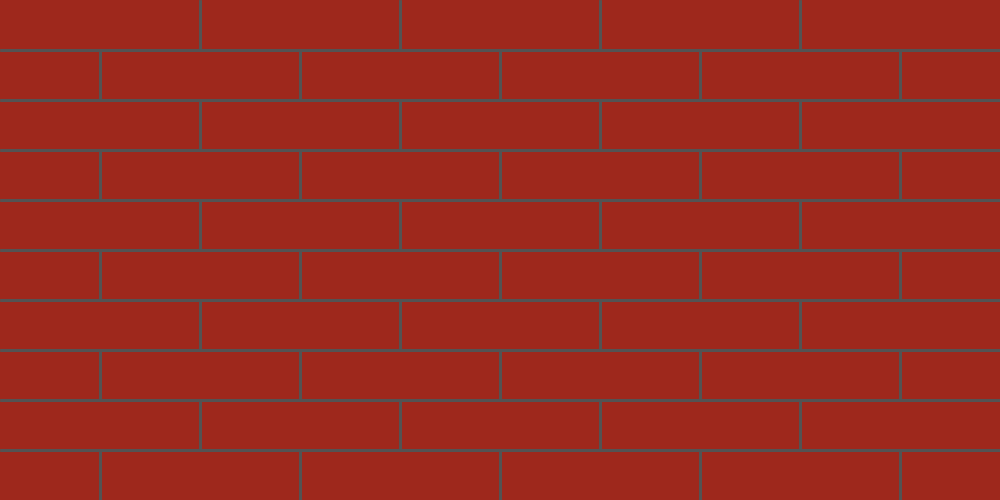
Frame 1 (no input)
Frame 60 (the mouse pressed at the canvas centre just before this capture): identical to frame 1, image omitted
Frame 120 (the mouse held since frame 60 and released just before this capture): identical to frame 1, image omitted

The Processing sketch that drew this single still picture (run headless with seeded random() and noise(); from frame 60 on, the mouse is pressed at the canvas centre):

// Processing sketch: processing_119861
// ── processing_119861.pde

int CambioColor;
void setup(){
size(1000,500);
background(158,40,28);
stroke(83,83,83);
frameRate(600);
//lineas horizontales
line(0,50,1000,50);line(0,49,1000,49);line(0,51,1000,51);
line(0,99,1000,99);line(0,100,1000,100);line(0,101,1000,101);
line(0,149,1000,149);line(0,150,1000,150);line(0,151,1000,151);
line(0,199,1000,199);line(0,200,1000,200);line(0,201,1000,201);
line(0,249,1000,249);line(0,250,1000,250);line(0,251,1000,251);
line(0,299,1000,299);line(0,300,1000,300);line(0,301,1000,301);
line(0,349,1000,349);line(0,350,1000,350);line(0,351,1000,351);
line(0,399,1000,399);line(0,400,1000,400);line(0,401,1000,401);
line(0,449,1000,449);line(0,450,1000,450);line(0,451,1000,451);
//lineas verticales 1,3,5,7,9
line(199,0,199,50);line(200,0,200,50);line(201,0,201,50);
line(399,0,399,50);line(400,0,400,50);line(401,0,401,50);
line(599,0,599,50);line(600,0,600,50);line(601,0,601,50);
line(799,0,799,50);line(800,0,800,50);line(801,0,801,50);//
line(199,100,199,150);line(200,100,200,150);line(201,100,201,150);
line(399,100,399,150);line(400,100,400,150);line(401,100,401,150);
line(599,100,599,150);line(600,100,600,150);line(601,100,601,150);
line(799,100,799,150);line(800,100,800,150);line(801,100,801,150);//
line(199,200,199,250);line(200,200,200,250);line(201,200,201,250);
line(399,200,399,250);line(400,200,400,250);line(401,200,401,250);
line(599,200,599,250);line(600,200,600,250);line(601,200,601,250);
line(799,200,799,250);line(800,200,800,250);line(801,200,801,250);//
line(199,300,199,350);line(200,300,200,350);line(201,300,201,350);
line(399,300,399,350);line(400,300,400,350);line(401,300,401,350);
line(599,300,599,350);line(600,300,600,350);line(601,300,601,350);
line(799,300,799,350);line(800,300,800,350);line(801,300,801,350);//
line(199,400,199,450);line(200,400,200,450);line(201,400,201,450);
line(399,400,399,450);line(400,400,400,450);line(401,400,401,450);
line(599,400,599,450);line(600,400,600,450);line(601,400,601,450);
line(799,400,799,450);line(800,400,800,450);line(801,400,801,450);//
//lineas verticales 2.4.6.8.10
line(99,50,99,100);line(100,50,100,100);line(101,50,101,100);
line(299,50,299,100);line(300,50,300,100);line(301,50,301,100);
line(499,50,499,100);line(500,50,500,100);line(501,50,501,100);
line(699,50,699,100);line(700,50,700,100);line(701,50,701,100);
line(899,50,899,100);line(900,50,900,100);line(901,50,901,100);//
line(99,150,99,200);line(100,150,100,200);line(101,150,101,200);
line(299,150,299,200);line(300,150,300,200);line(301,150,301,200);
line(499,150,499,200);line(500,150,500,200);line(501,150,501,200);
line(699,150,699,200);line(700,150,700,200);line(701,150,701,200);
line(899,150,899,200);line(900,150,900,200);line(901,150,901,200);//
line(99,250,99,300);line(100,250,100,300);line(101,250,101,300);
line(299,250,299,300);line(300,250,300,300);line(301,250,301,300);
line(499,250,499,300);line(500,250,500,300);line(501,250,501,300);
line(699,250,699,300);line(700,250,700,300);line(701,250,701,300);
line(899,250,899,300);line(900,250,900,300);line(901,250,901,300);//
line(99,350,99,400);line(100,350,100,400);line(101,350,101,400);
line(299,350,299,400);line(300,350,300,400);line(301,350,301,400);
line(499,350,499,400);line(500,350,500,400);line(501,350,501,400);
line(699,350,699,400);line(700,350,700,400);line(701,350,701,400);
line(899,350,899,400);line(900,350,900,400);line(901,350,901,400);//
line(99,450,99,500);line(100,450,100,500);line(101,450,101,500);
line(299,450,299,500);line(300,450,300,500);line(301,450,301,500);
line(499,450,499,500);line(500,450,500,500);line(501,450,501,500);
line(699,450,699,500);line(700,450,700,500);line(701,450,701,500);
line(899,450,899,500);line(900,450,900,500);line(901,450,901,500);//




}

void draw(){
  if (mousePressed && (mouseButton ==RIGHT)){
    noStroke();
    fill (random(0,255),random(0,255),random(0,255));
  }
  if (mousePressed && (mouseButton == LEFT)){
  ellipse(random(mouseX-10, mouseX+10), random(mouseY-10,mouseY+10),3,3);
}
  if (keyPressed == true){
    background(158,40,28);
    stroke(83,83,83);
//lineas horizontales
line(0,50,1000,50);line(0,49,1000,49);line(0,51,1000,51);
line(0,99,1000,99);line(0,100,1000,100);line(0,101,1000,101);
line(0,149,1000,149);line(0,150,1000,150);line(0,151,1000,151);
line(0,199,1000,199);line(0,200,1000,200);line(0,201,1000,201);
line(0,249,1000,249);line(0,250,1000,250);line(0,251,1000,251);
line(0,299,1000,299);line(0,300,1000,300);line(0,301,1000,301);
line(0,349,1000,349);line(0,350,1000,350);line(0,351,1000,351);
line(0,399,1000,399);line(0,400,1000,400);line(0,401,1000,401);
line(0,449,1000,449);line(0,450,1000,450);line(0,451,1000,451);
//lineas verticales 1,3,5,7,9
line(199,0,199,50);line(200,0,200,50);line(201,0,201,50);
line(399,0,399,50);line(400,0,400,50);line(401,0,401,50);
line(599,0,599,50);line(600,0,600,50);line(601,0,601,50);
line(799,0,799,50);line(800,0,800,50);line(801,0,801,50);//
line(199,100,199,150);line(200,100,200,150);line(201,100,201,150);
line(399,100,399,150);line(400,100,400,150);line(401,100,401,150);
line(599,100,599,150);line(600,100,600,150);line(601,100,601,150);
line(799,100,799,150);line(800,100,800,150);line(801,100,801,150);//
line(199,200,199,250);line(200,200,200,250);line(201,200,201,250);
line(399,200,399,250);line(400,200,400,250);line(401,200,401,250);
line(599,200,599,250);line(600,200,600,250);line(601,200,601,250);
line(799,200,799,250);line(800,200,800,250);line(801,200,801,250);//
line(199,300,199,350);line(200,300,200,350);line(201,300,201,350);
line(399,300,399,350);line(400,300,400,350);line(401,300,401,350);
line(599,300,599,350);line(600,300,600,350);line(601,300,601,350);
line(799,300,799,350);line(800,300,800,350);line(801,300,801,350);//
line(199,400,199,450);line(200,400,200,450);line(201,400,201,450);
line(399,400,399,450);line(400,400,400,450);line(401,400,401,450);
line(599,400,599,450);line(600,400,600,450);line(601,400,601,450);
line(799,400,799,450);line(800,400,800,450);line(801,400,801,450);//
//lineas verticales 2.4.6.8.10
line(99,50,99,100);line(100,50,100,100);line(101,50,101,100);
line(299,50,299,100);line(300,50,300,100);line(301,50,301,100);
line(499,50,499,100);line(500,50,500,100);line(501,50,501,100);
line(699,50,699,100);line(700,50,700,100);line(701,50,701,100);
line(899,50,899,100);line(900,50,900,100);line(901,50,901,100);//
line(99,150,99,200);line(100,150,100,200);line(101,150,101,200);
line(299,150,299,200);line(300,150,300,200);line(301,150,301,200);
line(499,150,499,200);line(500,150,500,200);line(501,150,501,200);
line(699,150,699,200);line(700,150,700,200);line(701,150,701,200);
line(899,150,899,200);line(900,150,900,200);line(901,150,901,200);//
line(99,250,99,300);line(100,250,100,300);line(101,250,101,300);
line(299,250,299,300);line(300,250,300,300);line(301,250,301,300);
line(499,250,499,300);line(500,250,500,300);line(501,250,501,300);
line(699,250,699,300);line(700,250,700,300);line(701,250,701,300);
line(899,250,899,300);line(900,250,900,300);line(901,250,901,300);//
line(99,350,99,400);line(100,350,100,400);line(101,350,101,400);
line(299,350,299,400);line(300,350,300,400);line(301,350,301,400);
line(499,350,499,400);line(500,350,500,400);line(501,350,501,400);
line(699,350,699,400);line(700,350,700,400);line(701,350,701,400);
line(899,350,899,400);line(900,350,900,400);line(901,350,901,400);//
line(99,450,99,500);line(100,450,100,500);line(101,450,101,500);
line(299,450,299,500);line(300,450,300,500);line(301,450,301,500);
line(499,450,499,500);line(500,450,500,500);line(501,450,501,500);
line(699,450,699,500);line(700,450,700,500);line(701,450,701,500);
line(899,450,899,500);line(900,450,900,500);line(901,450,901,500);//

  }
     println(mouseX+","+mouseY);
}
